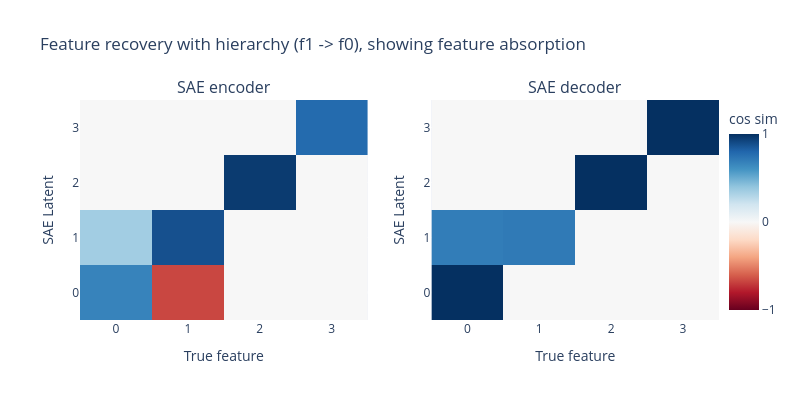

Notebook source saved alongside this figure:
### Markdown cell above
Let's use this to create a [toy model of feature absorption](https://www.lesswrong.com/posts/kcg58WhRxFA9hv9vN/toy-models-of-feature-absorption-in-saes). We'll create a feature dictionary with 4 features, and set up a hierarchy between feature 0 (the parent) and feature 1 (the child), and train an SAE on it.

### Code cell
from sae_lens.synthetic import (
    FeatureDictionary,
    HierarchyNode,
    hierarchy_modifier,
    train_toy_sae,
    plot_sae_feature_similarity,
)
from sae_lens import StandardTrainingSAE, StandardTrainingSAEConfig

abs_feature_dict = FeatureDictionary(
    num_features=4,
    hidden_dim=10,
)

# set up hierarchy
child = HierarchyNode(1)  # feature 1 is the child
parent = HierarchyNode(0, children=[child])  # feature 0 is the parent

abs_activation_gen = ActivationGenerator(
    num_features=4,
    firing_probabilities=0.2,
    std_firing_magnitudes=0.01,
    modify_activations=hierarchy_modifier(parent),
)


# Create a standard SAE matching the feature dictionary dimensions
abs_sae = StandardTrainingSAE(
    StandardTrainingSAEConfig(
        d_in=abs_feature_dict.hidden_dim,
        d_sae=abs_feature_dict.num_features,
        l1_coefficient=5e-2,
    )
)

train_toy_sae(
    sae=abs_sae,
    feature_dict=abs_feature_dict,
    activations_generator=abs_activation_gen,
)

plot_sae_feature_similarity(
    abs_sae,
    abs_feature_dict,
    title="Feature recovery with hierarchy (f1 -> f0), showing feature absorption",
    reorder_features=True,
)

### Figure 1 — Plotly figure (JSON) as saved in the notebook; plotly's stock layout.template omitted (floating-point values rounded to 4 significant figures)
{"data": [{"colorscale": [[0, "rgb(103,0,31)"], [0.1, "rgb(178,24,43)"], [0.2, "rgb(214,96,77)"], [0.3, "rgb(244,165,130)"], [0.4, "rgb(253,219,199)"], [0.5, "rgb(247,247,247)"], [0.6, "rgb(209,229,240)"], [0.7, "rgb(146,197,222)"], [0.8, "rgb(67,147,195)"], [0.9, "rgb(33,102,172)"], [1, "rgb(5,48,97)"]], "hovertemplate": "True feature: %{x}<br>SAE Latent: %{y}<br>Cosine Similarity: %{z:.3f}<extra></extra>", "showscale": false, "type": "heatmap", "xaxis": "x", "yaxis": "y", "z": [[0.67, -0.67, 0.0, -0.0], [0.35, 0.88, 0.0, -0.0], [0.0, -0.0, 0.96, 0.0], [-0.0, -0.0, 0.0, 0.78]], "zmax": 1, "zmin": -1}, {"colorbar": {"dtick": 1, "tickvals": [-1, 0, 1], "title": {"text": "cos sim"}, "x": 1}, "colorscale": [[0, "rgb(103,0,31)"], [0.1, "rgb(178,24,43)"], [0.2, "rgb(214,96,77)"], [0.3, "rgb(244,165,130)"], [0.4, "rgb(253,219,199)"], [0.5, "rgb(247,247,247)"], [0.6, "rgb(209,229,240)"], [0.7, "rgb(146,197,222)"], [0.8, "rgb(67,147,195)"], [0.9, "rgb(33,102,172)"], [1, "rgb(5,48,97)"]], "hovertemplate": "True feature: %{x}<br>SAE Latent: %{y}<br>Cosine Similarity: %{z:.3f}<extra></extra>", "type": "heatmap", "xaxis": "x2", "yaxis": "y2", "z": [[1.0, -0.0, -0.0, 0.0], [0.7, 0.71, 0.0, -0.0], [0.0, -0.0, 1.0, -0.0], [0.0, -0.0, -0.0, 1.0]], "zmax": 1, "zmin": -1}], "layout": {"annotations": [{"font": {"size": 16}, "showarrow": false, "text": "SAE encoder", "x": 0.225, "xanchor": "center", "xref": "paper", "y": 1, "yanchor": "bottom", "yref": "paper"}, {"font": {"size": 16}, "showarrow": false, "text": "SAE decoder", "x": 0.775, "xanchor": "center", "xref": "paper", "y": 1, "yanchor": "bottom", "yref": "paper"}], "height": 400, "title": {"text": "Feature recovery with hierarchy (f1 -> f0), showing feature absorption"}, "width": 800, "xaxis": {"anchor": "y", "domain": [0, 0.45], "dtick": 1, "title": {"text": "True feature"}}, "xaxis2": {"anchor": "y2", "domain": [0.55, 1], "dtick": 1, "title": {"text": "True feature"}}, "yaxis": {"anchor": "x", "domain": [0, 1], "dtick": 1, "title": {"text": "SAE Latent"}}, "yaxis2": {"anchor": "x2", "domain": [0, 1], "dtick": 1, "title": {"text": "SAE Latent"}}}}
